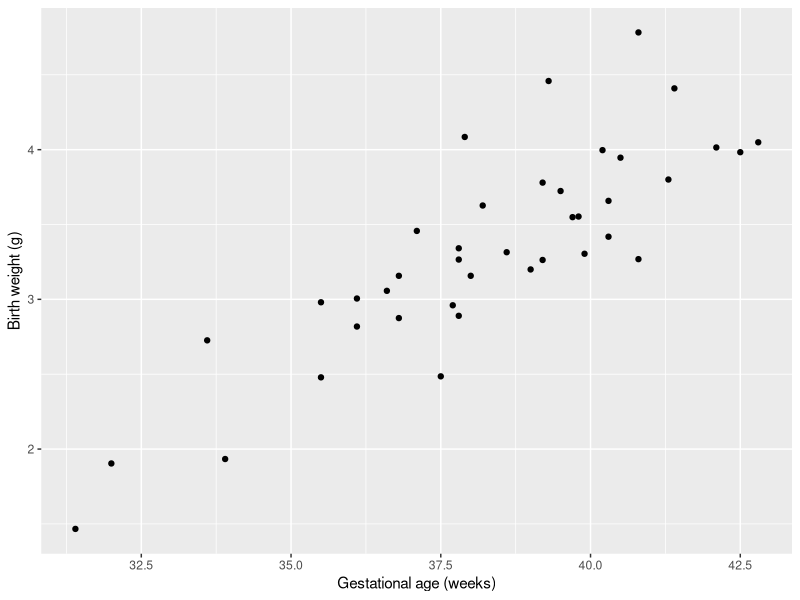

Recreate this plot in R.
## ---- chunk 1

x_grid <- 22:43

#' give weights in kg, not g, so divide by 1000
mu_grid <- c(501, 598, 697, 800, 909, 1026, 1159, 1312, 1487, 1682, 1896, 2123, 2361, 2607, 2855, 3091, 3306, 3489, 3638, 3745, 3800, 3793) / 1000

sd_grid <- c(108, 122, 136, 149, 163, 178, 195, 214, 234, 256, 278, 301, 324, 346, 368, 388, 405, 420, 432, 441, 446, 448) / 1000

mu_fun <- splinefun(x_grid, mu_grid)
sd_fun <- splinefun(x_grid, sd_grid)

set.seed(1)
n <- 40
x <- round(rnorm(n, mean = 38, sd = 3), digits = 1)
y <- mu_fun(x) + rnorm(n, sd = sd_fun(x))

library(tidyverse)
bw <- tibble(ga = x,
             weight = y) 

mod <- lm(weight ~ ga, data = bw)

p <- ggplot(bw, aes(x = ga, y = weight)) +
    geom_point() +
    xlab("Gestational age (weeks)") +
    ylab("Birth weight (g)")

p
## ---- chunk 2
SS <- function(beta0, beta1) {
    sum((y - beta0 - beta1 * x)^2)
}
